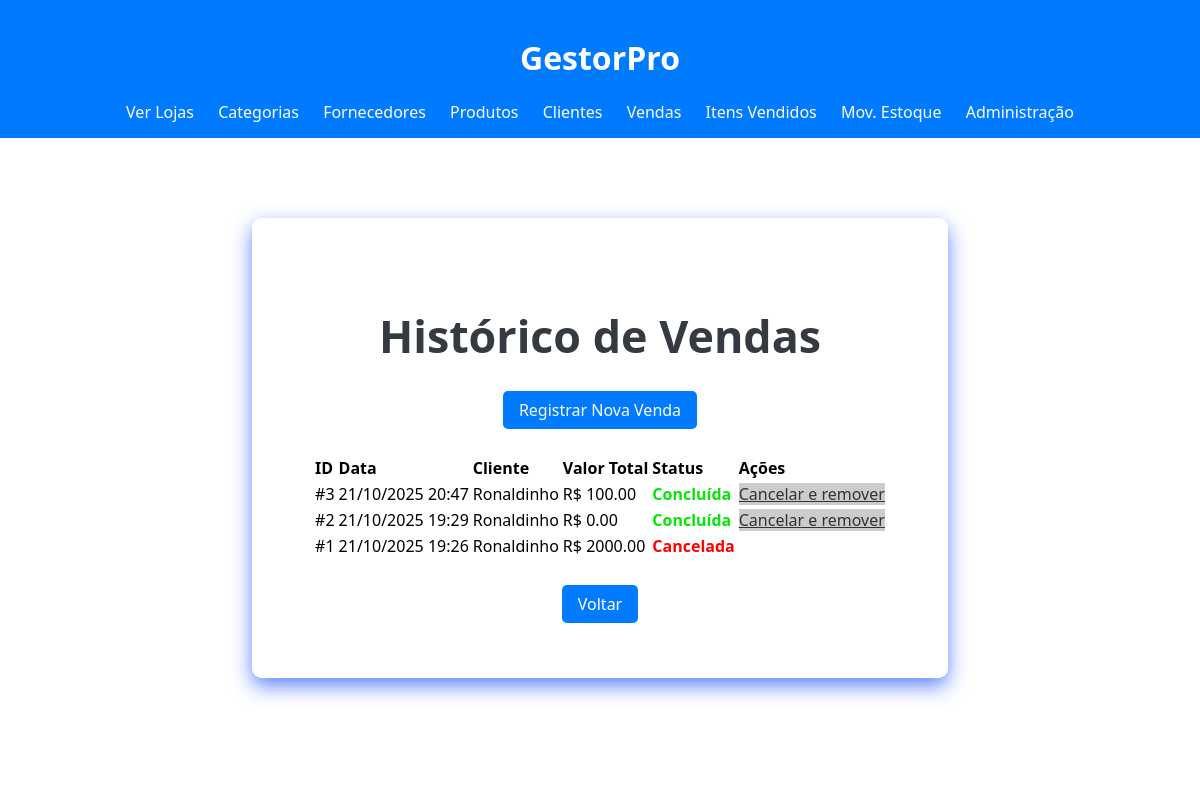
/vendas/ (signed in), run on an earlier commit of the app's database.
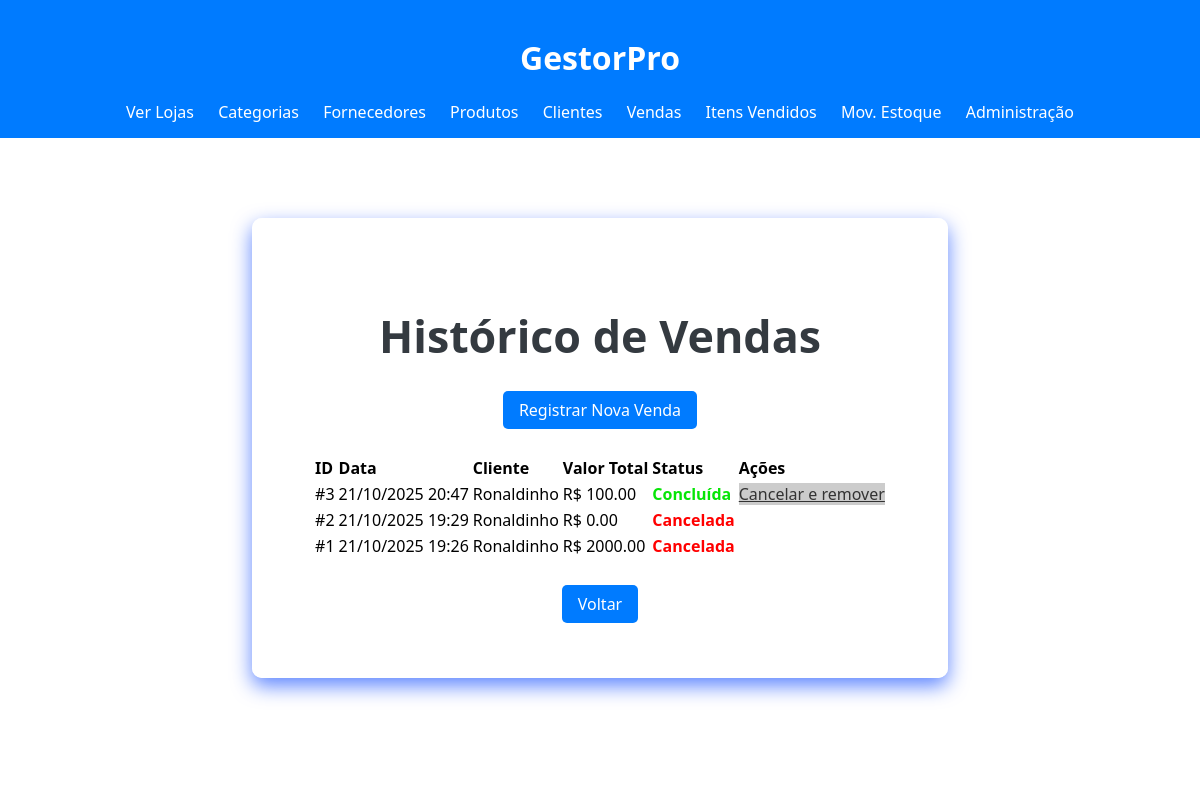
And on a later commit of the database.
### loja_app/models.py (models this page shows, shortened)
class Venda(models.Model):
    STATUS_CHOICES = [
        ('CONCLUIDA', 'Concluída'),
        ('CANCELADA', 'Cancelada'),
    ]
    cliente = models.ForeignKey(Cliente, on_delete=models.SET_NULL, null=True, blank=True)
    loja = models.ForeignKey(Loja, on_delete=models.CASCADE)
    data_venda = models.DateTimeField(default=timezone.now)
    valor_total = models.DecimalField(max_digits=10, decimal_places=2, default=0)
    status = models.CharField(max_length=10, choices=STATUS_CHOICES, default='CONCLUIDA') # <-- CAMPO ADICIONADO

class Cliente(models.Model):
    user = models.OneToOneField(settings.AUTH_USER_MODEL, on_delete=models.SET_NULL, null=True, blank=True)
    nome = models.CharField(max_length=200, verbose_name="Nome do Cliente")
    cpf = models.CharField(max_length=14, verbose_name="CPF", unique=True, blank=True, null=True)
    telefone = models.CharField(max_length=15, verbose_name="Telefone", blank=True, null=True)
    rua = models.CharField(max_length=200, verbose_name="Rua", blank=True, null=True)
    numero = models.CharField(max_length=10, verbose_name="Número", blank=True, null=True)
    bairro = models.CharField(max_length=100, verbose_name="Bairro", blank=True, null=True)
    estado = models.CharField(max_length=50, verbose_name="Estado", blank=True, null=True)

### loja_app/views.py (the view)
# urls.py: path('vendas/', views.lista_vendas, name='lista_vendas'),
@staff_member_required
def lista_vendas(request):
    vendas = Venda.objects.all().order_by('-data_venda')
    return render(request, 'loja_app/venda_list.html', {'vendas': vendas})

### loja_app/templates/loja_app/venda_list.html (shortened to what this page needs)
{% extends 'loja_app/base.html' %}
{% load static %}
{% block body_class %}dashboard-page{% endblock %}
{% block extra_css %}<link rel="stylesheet" href="{% static 'loja_app/css/home.css' %}">{% endblock %}
{% block content %}
<div class="dashboard-simple-container">
    <div class="dashboard-simple-content" style="max-width: 1200px;">
        <h2>Histórico de Vendas</h2>
        <a href="{% url 'registrar_venda' %}" class="botao">Registrar Nova Venda</a>
        <table style="width: 100%; margin-top: 20px; text-align: left;">
            <thead>
                <tr>
                    <th>ID</th>
                    <th>Data</th>
                    <th>Cliente</th>
                    <th>Valor Total</th>
                    <th>Status</th>
                    <th>Ações</th>
                </tr>
            </thead>
            <tbody>
                {% for venda in vendas %}
                <tr>
                    <td>#{{ venda.id }}</td>
                    <td>{{ venda.data_venda|date:"d/m/Y H:i" }}</td>
                    <td>{{ venda.cliente.nome|default:"-" }}</td>
                    <td>R$ {{ venda.valor_total }}</td>
                    <td>
                        <span class="status-{{ venda.status|lower }}">
                            {{ venda.get_status_display }}
                        </span>
                    </td>
                    <td>
                        {% if venda.status == 'CONCLUIDA' %}
                            <a href="{% url 'cancelar_venda' venda.id %}" class="botao-cancelar">Cancelar e remover</a>
                        {% endif %}
                    </td>
                </tr>
                {% empty %}
                <tr><td colspan="6">Nenhuma venda registrada.</td></tr>
                {% endfor %}
            </tbody>
        </table>
        <div class="back-button-container" style="margin-top: 20px;">
            <a href="{% url 'dashboard' %}" class="botao">Voltar</a>
        </div>
    </div>
</div>
{% endblock %}

What changed in the data, as far as the page shows it:
changed Venda id 2: status "Concluída" → "Cancelada"; no longer shows "Cancelar e remover"
